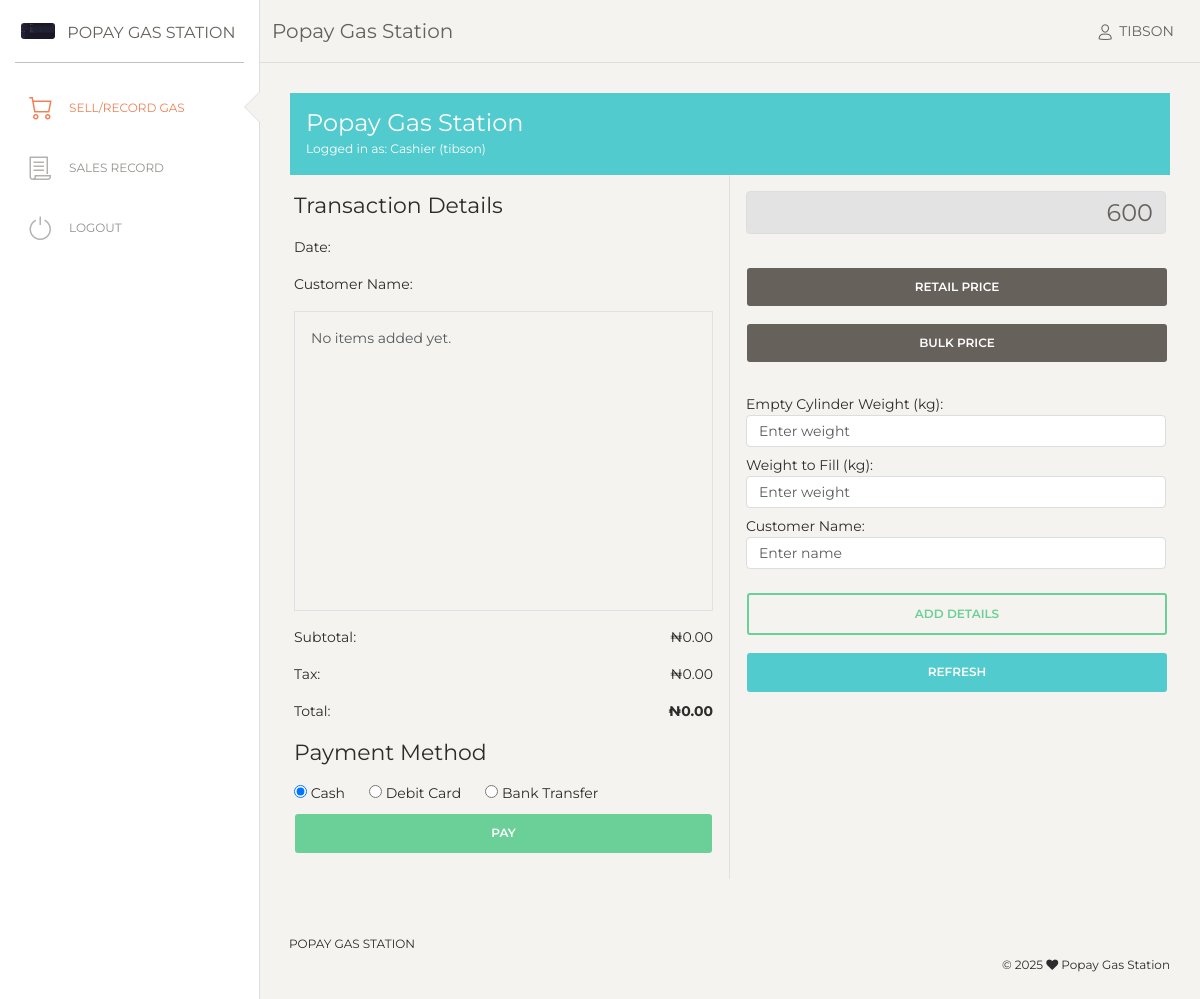
Screenshot of /popay2/pos.php (signed in) with the database file from the repository.
### tables this page shows
CREATE TABLE `configuration` (
  `id` int(11) NOT NULL,
  `companyName` varchar(100) NOT NULL DEFAULT '',
  `Phone` varchar(20) NOT NULL DEFAULT '',
  `Address` varchar(250) NOT NULL DEFAULT '',
  `bulkPrice` varchar(10) NOT NULL DEFAULT '',
  `retailPrice` varchar(10) NOT NULL DEFAULT '',
  `taxRate` varchar(99) NOT NULL DEFAULT '',
  `logoURL` varchar(999) NOT NULL DEFAULT ''
);

### popay2/pos.php (the view, shortened to what this page needs)
<?php
require("con.php");
$username = $_SESSION['username'];
$stmt = $con->prepare("SELECT * FROM admin WHERE Username = ?");
$stmt->bind_param("s", $username);
$stmt->execute();
$result = $stmt->get_result();
$userDetails = $result->fetch_assoc();
$configQuery = $con->prepare("SELECT * FROM configuration WHERE ID = ?");
$configQuery->bind_param("i", $configId);
$configQuery->execute();
$configResult = $configQuery->get_result();
$set = $configResult->fetch_assoc();
?>
<!DOCTYPE html>
<html lang="en">
<head>
    <link href="https://maxcdn.bootstrapcdn.com/font-awesome/latest/css/font-awesome.min.css" rel="stylesheet">
    <link href="assets/css/bootstrap.min.css" rel="stylesheet" />
    <link href="assets/css/paper-dashboard.css?v=2.0.1" rel="stylesheet" />
    <link href="assets/demo/demo.css" rel="stylesheet" />
</head>
<body>
    <div class="wrapper">
    <?php sidebar1($set['companyName'],$userDetails['Role'],$set)?>
        <div class="main-panel">
            <nav class="navbar navbar-expand-lg navbar-absolute fixed-top navbar-transparent">
                <div class="container-fluid">
                    <div class="navbar-wrapper">
                        <a class="navbar-brand" href="javascript:;"><?php echo $set['companyName'] ?></a>
                    </div>
          <div class="collapse navbar-collapse justify-content-end" id="navigation">
            <ul class="navbar-nav">
                <li class="nav-item">
                <a class="nav-link" href="javascript:;">
    <i class="nc-icon nc-single-02"></i>
    <span class="d-none d-lg-inline">
         <?php echo isset($_SESSION['username']) ? $_SESSION['username'] : 'Guest'; ?>
    </span>
</a>
                </li>
            </ul>
        </div>
                </div>
            </nav>
            <div class="content">
                <main class="col-md-12 d-flex flex-column">
                    <header class="bg-primary text-white p-3">
                        <h2 class="fs-4 mb-0"><?php echo $set['companyName'] ?></h2>
                        <small>Logged in as: Cashier (<?php echo $userDetails['Username'] ?>)</small>
                    </header>
                    <div class="row flex-grow-1">
                        <section id="print" class="col-md-6 border-end p-3">
                            <div class="mb-3">
                                <h5>Transaction Details</h5>
                                <p>Date: <span id="transaction-date"></span></p>
                                <p>Customer Name:<span id="customer"></span></p>
                                <div class="border p-3" style="height: 300px; overflow-y: auto ;" id="transaction-details">
                                    <p id="no-transaction" class="text-muted">No items added yet.</p>
                                </div>
                            </div>
                            <div class="mt-3">
                                <p>Subtotal: <span class="float-end" id="subtotal">₦0.00</span></p>
                                <p>Tax: <span class="float-end" id="tax">₦0.00</span></p>
                                <p>Total: <strong class="float-end" id="total">₦0.00</strong></p>
                            </div>
                            <div>
                                <h5>Payment Method</h5>
                                <div class="d-flex gap-4 align-items-center">
                                    <label><input type="radio" name="paymentMethod" value="Cash" checked> Cash</label>
                                    <label><input type="radio" name="paymentMethod" value="Debit Card"> Debit Card</label>
                                    <label><input type="radio" name="paymentMethod" value="Bank Transfer"> Bank Transfer</label>
                                </div>
                            </div>
                            <div class="d-flex gap-2">
                                <button class="btn btn-success w-100" id="pay-btn">PAY</button>
                            </div>
                        </section>
                        <section class="col-md-6 p-3">
                            <div class="mb-3">
                                <input type="text" id="price-input" class="form-control text-end fs-4" value="<?php echo $set['retailPrice'] ?>" readonly>
                            </div>
                            <div class="mt-4">
                                <button class="btn btn-dark w-100 mb-2" id="retail-btn">Retail Price</button>
                                <button class="btn btn-dark w-100 mb-2" id="bulk-btn">Bulk Price</button>
                            </div>
                            <div class="mt-4">
                                <label for="empty-cylinder">Empty Cylinder Weight (kg):</label>
                                <input type="number" id="empty-cylinder" class="form-control mb-2" placeholder="Enter weight" required>
                                <label for="fill-weight">Weight to Fill (kg):</label>
                                <input type="number" id="fill-weight" class="form-control mb-2" placeholder="Enter weight" required>
                                <label for="fill-name">Customer Name:</label>
                                <input type="text" id="fill-name" class="form-control mb-2" placeholder="Enter name" required>
                                <button class="btn btn-outline-success w-100 mt-3" id="add-details">Add Details</button>
								<button class="btn btn-primary w-100 mt-2" id="refresh-btn">Refresh</button>
                            </div>
                        </section>
                    </div>
                </main>
            </div>
            <footer class="footer footer-black footer-white">
                <div class="container-fluid">
                    <div class="row">
                        <nav class="footer-nav">
                            <ul>
                                <li><a href="#" target="_blank"><?php echo $set['companyName']; ?></a></li>
                            </ul>
                        </nav>
                        <div class="credits ml-auto">
                            <span class="copyright">
                                ©  <i class="fa fa-heart heart"></i> <?php echo $set['companyName']; ?>
                            </span>
                        </div>
                    </div>
                </div>
            </footer>
        </div>
    </div>
</body>
</html>

### popay2/con.php (shortened to what this page needs)
<?php
function sidebar1($company, $role,$set) {
    $current_page = basename($_SERVER['PHP_SELF']);
    ?>
    <div class="sidebar" data-color="white" data-active-color="danger">
        <div class="logo">
            <a href="#" class="simple-text logo-mini">
                <div class="logo-image-small">
                    <img src="<?php echo $set['logoURL']?>">
                </div>
            </a>
            <a href="#" class="simple-text logo-normal">
                <?php echo $company; ?>
            </a>
        </div>
        <div class="sidebar-wrapper">
            <ul class="nav">
                <?php
                if ($role == "Admin") {
                    ?>
                    <li class="<?php echo ($current_page == 'dashboard.php') ? 'active' : ''; ?>">
                        <a href="dashboard.php">
                            <i class="nc-icon nc-bank"></i>
                            <p>Dashboard</p>
                        </a>
                    </li>
                    <li class="<?php echo ($current_page == 'sales-transaction.php') ? 'active' : ''; ?>">
                        <a href="sales-transaction.php">
                            <i class="nc-icon nc-cart-simple"></i>
                            <p>Sales Transactions</p>
                        </a>
                    </li>
                    <li class="<?php echo ($current_page == 'reports.php') ? 'active' : ''; ?>">
                        <a href="reports.php">
                            <i class="nc-icon nc-chart-bar-32"></i>
                            <p>Sales Report</p>
                        </a>
                    </li>
                    <li class="<?php echo ($current_page == 'add-profile.php') ? 'active' : ''; ?>">
                        <a href="add-profile.php">
                            <i class="nc-icon nc-single-02"></i>
                            <p>Add Staffs</p>
                        </a>
                    </li>
                    <li class="<?php echo ($current_page == 'settings.php') ? 'active' : ''; ?>">
                        <a href="settings.php">
                            <i class="nc-icon nc-settings-gear-65"></i>
                            <p>Settings</p>
                        </a>
                    </li>
                    <?php
                } else {
                    ?>
                    <li class="<?php echo ($current_page == 'pos.php') ? 'active' : ''; ?>">
                        <a href="pos.php">
                            <i class="nc-icon nc-cart-simple"></i>
                            <p>Sell/Record Gas</p>
                        </a>
                    </li>
                    <li class="<?php echo ($current_page == 'sales-record.php') ? 'active' : ''; ?>">
                        <a href="sales-record.php">
                            <i class="nc-icon nc-paper"></i>
                            <p>Sales Record</p>
                        </a>
                    </li>
                    <?php
                }
                ?>
                <li class="<?php echo ($current_page == 'logout.php') ? 'active' : ''; ?>">
                    <a href="logout.php">
                        <i class="nc-icon nc-button-power"></i>
                        <p>Logout</p>
                    </a>
                </li>
            </ul>
        </div>
    </div>
    <?php
}
?>

### popay2/pos.php (style rules this page uses)
body { font-family: 'Montserrat', sans-serif; }

### rows the page displays
configuration: logoURL (picture), companyName "POPAY GAS STATION", companyName "Popay Gas Station", retailPrice "600"

### other values shown
$_SESSION['username'] "TIBSON"
$userDetails['Username'] "tibson"
